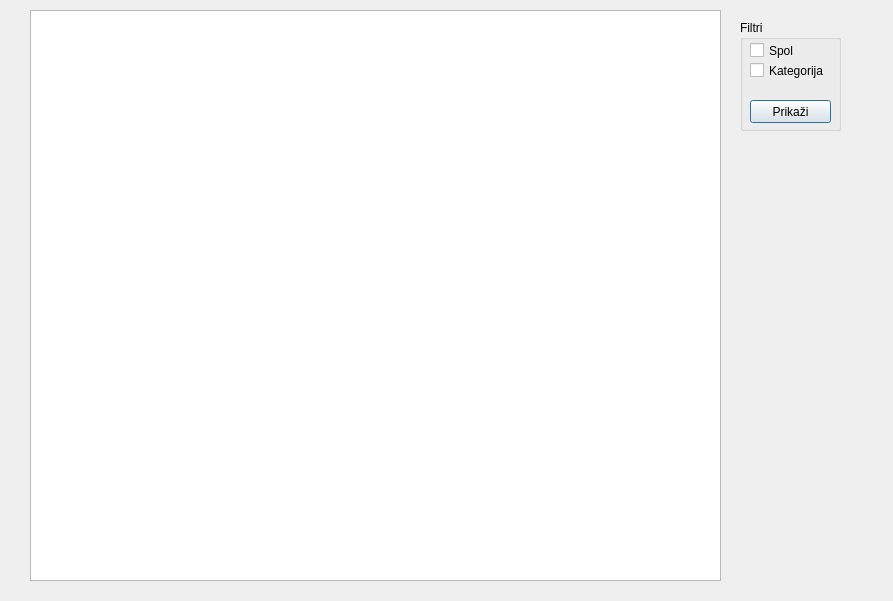
<?xml version="1.0" encoding="UTF-8"?>
<ui version="4.0">
 <class>izpispodatkov</class>
 <widget class="QDialog" name="izpispodatkov">
  <property name="geometry">
   <rect>
    <x>0</x>
    <y>0</y>
    <width>893</width>
    <height>601</height>
   </rect>
  </property>
  <property name="windowTitle">
   <string>Dialog</string>
  </property>
  <widget class="QGroupBox" name="groupBox">
   <property name="geometry">
    <rect>
     <x>740</x>
     <y>20</y>
     <width>101</width>
     <height>111</height>
    </rect>
   </property>
   <property name="title">
    <string>Filtri</string>
   </property>
   <widget class="QCheckBox" name="checkBoxSpol">
    <property name="geometry">
     <rect>
      <x>10</x>
      <y>20</y>
      <width>85</width>
      <height>21</height>
     </rect>
    </property>
    <property name="text">
     <string>Spol</string>
    </property>
   </widget>
   <widget class="QCheckBox" name="checkBoxKategorija">
    <property name="geometry">
     <rect>
      <x>10</x>
      <y>40</y>
      <width>85</width>
      <height>21</height>
     </rect>
    </property>
    <property name="text">
     <string>Kategorija</string>
    </property>
   </widget>
   <widget class="QPushButton" name="pushButton">
    <property name="geometry">
     <rect>
      <x>10</x>
      <y>80</y>
      <width>81</width>
      <height>23</height>
     </rect>
    </property>
    <property name="text">
     <string>Prikaži</string>
    </property>
   </widget>
  </widget>
  <widget class="QTextBrowser" name="textBrowser">
   <property name="geometry">
    <rect>
     <x>30</x>
     <y>10</y>
     <width>691</width>
     <height>571</height>
    </rect>
   </property>
  </widget>
 </widget>
 <resources/>
 <connections/>
</ui>
